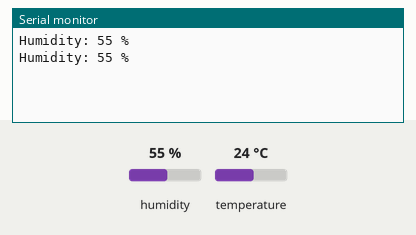
Simulated run of this sketch. Board: Arduino Uno, built with avr-gcc and run on an emulated ATmega328P. Shown: the last lines printed to the serial monitor. The test bench sets the inputs (shaded band); at power-on: humidity 55 %, temperature 24 °C.

Above: at 1.3 s.
1.4 s: humidity set to 22 %
At 2.0 s:
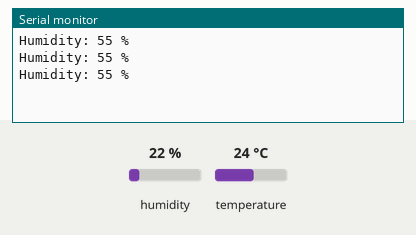
2.9 s: humidity set to 40 %
At 3.6 s:
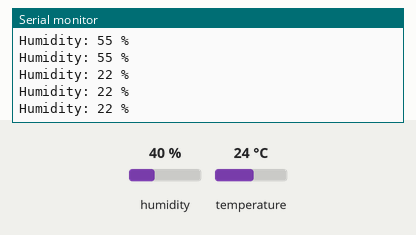
Timing chart, 0 to 5.9 s (numbered marks = the images above; inputs shaded):
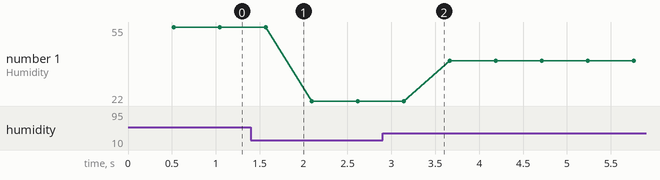

The sketch:

dht_test.ino
```cpp
#include <DHT11.h>
#define DHT11PIN 10

DHT11 dht11(2);

void  setup()
{
  Serial.begin(9600);

}

void loop() {
    // Attempt to read the humidity value from the DHT11 sensor.
    int humidity = dht11.readHumidity();

    // Check the result of the reading.
    // If there's no error, print the humidity value.
    // If there's an error, print the appropriate error message.
    if (humidity != DHT11::ERROR_CHECKSUM && humidity != DHT11::ERROR_TIMEOUT) {
        Serial.print("Humidity: ");
        Serial.print(humidity);
        Serial.println(" %");
    } else {
        // Print error message based on the error code.
        Serial.println(DHT11::getErrorString(humidity));
    }
}
```

Measured:
- plotted number 1: 55 → 22 after the input at 1.4 s, 22 → 40 after the input at 2.9 s
